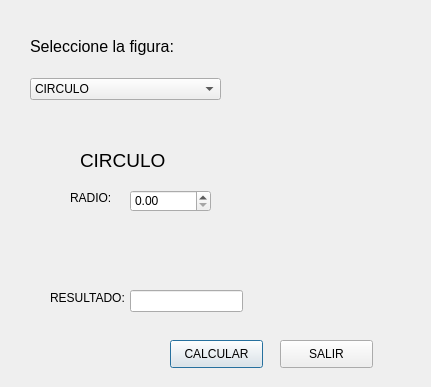
<?xml version="1.0" encoding="UTF-8"?>
<ui version="4.0">
 <class>Dialog</class>
 <widget class="QDialog" name="Dialog">
  <property name="geometry">
   <rect>
    <x>0</x>
    <y>0</y>
    <width>431</width>
    <height>387</height>
   </rect>
  </property>
  <property name="windowTitle">
   <string>AREAS</string>
  </property>
  <widget class="QWidget" name="verticalLayoutWidget">
   <property name="geometry">
    <rect>
     <x>30</x>
     <y>20</y>
     <width>191</width>
     <height>80</height>
    </rect>
   </property>
   <layout class="QVBoxLayout" name="verticalLayout">
    <item>
     <widget class="QLabel" name="label">
      <property name="font">
       <font>
        <pointsize>12</pointsize>
       </font>
      </property>
      <property name="text">
       <string>Seleccione la figura:</string>
      </property>
     </widget>
    </item>
    <item>
     <widget class="QComboBox" name="comboBox">
      <item>
       <property name="text">
        <string>CIRCULO</string>
       </property>
      </item>
      <item>
       <property name="text">
        <string>TRIANGULO</string>
       </property>
      </item>
      <item>
       <property name="text">
        <string>RECTANGULO</string>
       </property>
      </item>
      <item>
       <property name="text">
        <string>CUADRADO</string>
       </property>
      </item>
     </widget>
    </item>
   </layout>
  </widget>
  <widget class="QStackedWidget" name="stackedWidget">
   <property name="geometry">
    <rect>
     <x>50</x>
     <y>120</y>
     <width>291</width>
     <height>141</height>
    </rect>
   </property>
   <property name="currentIndex">
    <number>0</number>
   </property>
   <widget class="QWidget" name="stackedWidgetPage1">
    <widget class="QLabel" name="label_3">
     <property name="geometry">
      <rect>
       <x>20</x>
       <y>70</y>
       <width>55</width>
       <height>16</height>
      </rect>
     </property>
     <property name="text">
      <string>RADIO:</string>
     </property>
    </widget>
    <widget class="QDoubleSpinBox" name="spinRadio">
     <property name="geometry">
      <rect>
       <x>80</x>
       <y>70</y>
       <width>81</width>
       <height>22</height>
      </rect>
     </property>
    </widget>
    <widget class="QLabel" name="label_4">
     <property name="geometry">
      <rect>
       <x>30</x>
       <y>30</y>
       <width>101</width>
       <height>21</height>
      </rect>
     </property>
     <property name="font">
      <font>
       <pointsize>14</pointsize>
      </font>
     </property>
     <property name="text">
      <string>CIRCULO</string>
     </property>
    </widget>
   </widget>
   <widget class="QWidget" name="stackedWidgetPage2">
    <widget class="QLabel" name="label_5">
     <property name="geometry">
      <rect>
       <x>20</x>
       <y>30</y>
       <width>131</width>
       <height>21</height>
      </rect>
     </property>
     <property name="font">
      <font>
       <pointsize>14</pointsize>
      </font>
     </property>
     <property name="text">
      <string>TRIANGULO</string>
     </property>
    </widget>
    <widget class="QLabel" name="label_6">
     <property name="geometry">
      <rect>
       <x>10</x>
       <y>70</y>
       <width>55</width>
       <height>16</height>
      </rect>
     </property>
     <property name="text">
      <string>Base:</string>
     </property>
    </widget>
    <widget class="QLabel" name="label_7">
     <property name="geometry">
      <rect>
       <x>10</x>
       <y>110</y>
       <width>55</width>
       <height>16</height>
      </rect>
     </property>
     <property name="text">
      <string>Altura:</string>
     </property>
    </widget>
    <widget class="QDoubleSpinBox" name="spinBaseT">
     <property name="geometry">
      <rect>
       <x>90</x>
       <y>70</y>
       <width>81</width>
       <height>22</height>
      </rect>
     </property>
    </widget>
    <widget class="QDoubleSpinBox" name="spinAlturaT">
     <property name="geometry">
      <rect>
       <x>90</x>
       <y>100</y>
       <width>81</width>
       <height>22</height>
      </rect>
     </property>
    </widget>
   </widget>
   <widget class="QWidget" name="stackedWidgetPage3">
    <widget class="QLabel" name="label_8">
     <property name="geometry">
      <rect>
       <x>20</x>
       <y>60</y>
       <width>55</width>
       <height>16</height>
      </rect>
     </property>
     <property name="text">
      <string>Base:</string>
     </property>
    </widget>
    <widget class="QDoubleSpinBox" name="spinAlturaR">
     <property name="geometry">
      <rect>
       <x>100</x>
       <y>90</y>
       <width>81</width>
       <height>22</height>
      </rect>
     </property>
    </widget>
    <widget class="QDoubleSpinBox" name="spinBaseR">
     <property name="geometry">
      <rect>
       <x>100</x>
       <y>60</y>
       <width>81</width>
       <height>22</height>
      </rect>
     </property>
    </widget>
    <widget class="QLabel" name="label_9">
     <property name="geometry">
      <rect>
       <x>20</x>
       <y>100</y>
       <width>55</width>
       <height>16</height>
      </rect>
     </property>
     <property name="text">
      <string>Altura:</string>
     </property>
    </widget>
    <widget class="QLabel" name="label_10">
     <property name="geometry">
      <rect>
       <x>30</x>
       <y>20</y>
       <width>151</width>
       <height>21</height>
      </rect>
     </property>
     <property name="font">
      <font>
       <pointsize>14</pointsize>
      </font>
     </property>
     <property name="text">
      <string>RECTANGULO</string>
     </property>
    </widget>
   </widget>
   <widget class="QWidget" name="stackedWidgetPage4">
    <widget class="QLabel" name="label_12">
     <property name="geometry">
      <rect>
       <x>20</x>
       <y>40</y>
       <width>151</width>
       <height>21</height>
      </rect>
     </property>
     <property name="font">
      <font>
       <pointsize>14</pointsize>
      </font>
     </property>
     <property name="text">
      <string>CUADRADO</string>
     </property>
    </widget>
    <widget class="QDoubleSpinBox" name="spinBaseR_2">
     <property name="geometry">
      <rect>
       <x>80</x>
       <y>80</y>
       <width>81</width>
       <height>22</height>
      </rect>
     </property>
    </widget>
    <widget class="QLabel" name="label_11">
     <property name="geometry">
      <rect>
       <x>10</x>
       <y>80</y>
       <width>55</width>
       <height>16</height>
      </rect>
     </property>
     <property name="text">
      <string>LADO:</string>
     </property>
    </widget>
   </widget>
  </widget>
  <widget class="QPushButton" name="btnCalcular">
   <property name="geometry">
    <rect>
     <x>170</x>
     <y>340</y>
     <width>93</width>
     <height>28</height>
    </rect>
   </property>
   <property name="text">
    <string>CALCULAR</string>
   </property>
  </widget>
  <widget class="QLabel" name="labelResultado">
   <property name="geometry">
    <rect>
     <x>50</x>
     <y>290</y>
     <width>81</width>
     <height>16</height>
    </rect>
   </property>
   <property name="text">
    <string>RESULTADO:</string>
   </property>
  </widget>
  <widget class="QLineEdit" name="lineResultado">
   <property name="geometry">
    <rect>
     <x>130</x>
     <y>290</y>
     <width>113</width>
     <height>22</height>
    </rect>
   </property>
  </widget>
  <widget class="QPushButton" name="actionSalir">
   <property name="geometry">
    <rect>
     <x>280</x>
     <y>340</y>
     <width>93</width>
     <height>28</height>
    </rect>
   </property>
   <property name="text">
    <string>SALIR</string>
   </property>
   <property name="shortcut">
    <string>Ctrl+Q</string>
   </property>
  </widget>
 </widget>
 <resources/>
 <connections/>
</ui>
